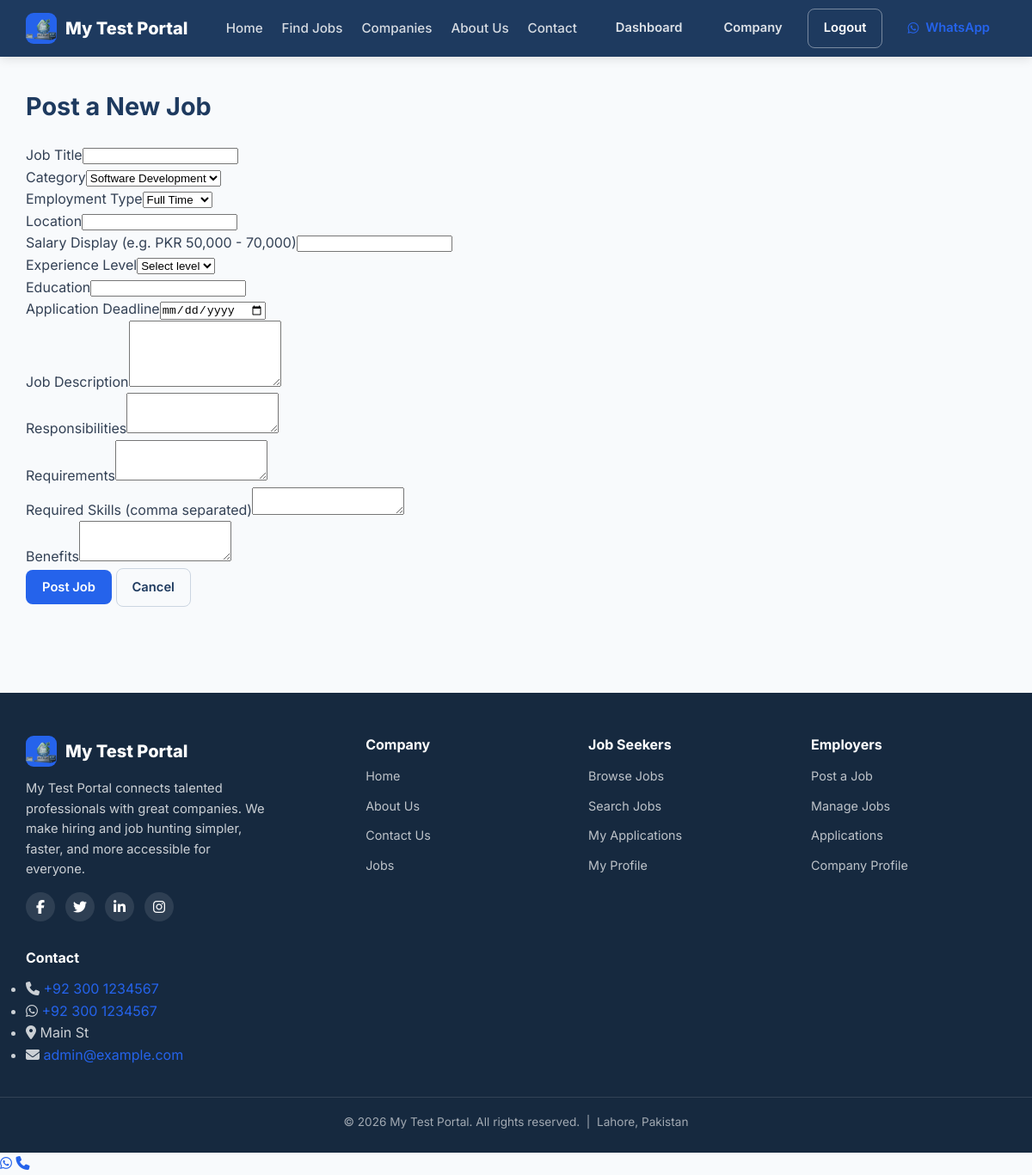
/employer/jobs/new (signed in), run on the app's committed database.
### app/models/site_setting.py (models this page shows, shortened)
class SiteSetting(db.Model):
    __tablename__ = "site_settings"
    id = db.Column(db.Integer, primary_key=True)
    key = db.Column(db.String(80), unique=True, nullable=False, index=True)
    value = db.Column(db.Text, nullable=True)
    label = db.Column(db.String(120), nullable=True)
    group = db.Column(db.String(40), nullable=False, default="general")
    @classmethod
    def get_all(cls):
        return {s.key: s.value for s in cls.query.all()}

### app/models/job.py (models this page shows, shortened)
class JobCategory(db.Model):
    __tablename__ = "job_categories"
    id = db.Column(db.Integer, primary_key=True)
    name = db.Column(db.String(100), unique=True, nullable=False, index=True)
    description = db.Column(db.Text, nullable=True)
    is_active = db.Column(db.Boolean, default=True, nullable=False)
    created_at = db.Column(db.DateTime, default=datetime.utcnow, nullable=False)
    updated_at = db.Column(
        db.DateTime, default=datetime.utcnow, onupdate=datetime.utcnow, nullable=False
    )
    jobs = db.relationship("Job", back_populates="category")

### app/routes/employer/__init__.py (the view, shortened to what this page needs)
@bp.route("/jobs/new", methods=["GET", "POST"])
@login_required
@employer_required
def new_job():
    employer = get_employer_or_403()
    if employer.approval_status != "approved":
        flash("Your employer account must be approved before posting jobs.", "warning")
        return redirect(url_for("employer.company_profile"))
    form = JobForm()
    form.category_id.choices = [(c.id, c.name) for c in
                                JobCategory.query.filter_by(is_active=True)]
    return render_template("employer/job_form.html", form=form,
                           title="Post a Job")

### app/__init__.py (called while the page is built)
@login_manager.user_loader
def load_user(user_id):
    from app.models.user import User
    return db.session.get(User, int(user_id))

### app/models/user.py (called while the page is built)
    @property
    def is_admin(self):
        return self.role == ROLE_ADMIN

    @property
    def is_employer(self):
        return self.role == ROLE_EMPLOYER

    @property
    def is_jobseeker(self):
        return self.role == ROLE_JOBSEEKER

### app/routes/employer/__init__.py (called while the page is built)
def get_employer_or_403():
    employer = Employer.query.filter_by(user_id=current_user.id).first()
    if not employer:
        abort(403)
    return employer

### app/templates/employer/job_form.html (shortened to what this page needs)
{% extends "base.html" %}
{% block content %}
<section class="dashboard">
    <div class="container">
        <div class="dashboard-head">
            <div><h1>{% if job %}Edit Job{% else %}Post a New Job{% endif %}</h1></div>
        </div>
        <div class="form-card">
            <form method="post" class="profile-form" novalidate>
                <div class="form-group">{{ form.title.label }}{{ form.title(class="form-control") }}{% for e in form.title.errors %}<span class="error-text">{{ e }}</span>{% endfor %}</div>
                <div class="form-row">
                    <div class="form-group">{{ form.category_id.label }}{{ form.category_id(class="form-control") }}</div>
                    <div class="form-group">{{ form.employment_type.label }}{{ form.employment_type(class="form-control") }}</div>
                </div>
                <div class="form-row">
                    <div class="form-group">{{ form.location.label }}{{ form.location(class="form-control") }}</div>
                    <div class="form-group">{{ form.salary.label }}{{ form.salary(class="form-control") }}</div>
                </div>
                <div class="form-row">
                    <div class="form-group">{{ form.experience.label }}{{ form.experience(class="form-control") }}</div>
                    <div class="form-group">{{ form.education.label }}{{ form.education(class="form-control") }}</div>
                </div>
                <div class="form-group">{{ form.deadline.label }}{{ form.deadline(class="form-control") }}</div>
                <div class="form-group">{{ form.description.label }}{{ form.description(class="form-control", rows=5) }}{% for e in form.description.errors %}<span class="error-text">{{ e }}</span>{% endfor %}</div>
                <div class="form-group">{{ form.responsibilities.label }}{{ form.responsibilities(class="form-control", rows=3) }}</div>
                <div class="form-group">{{ form.requirements.label }}{{ form.requirements(class="form-control", rows=3) }}</div>
                <div class="form-group">{{ form.skills.label }}{{ form.skills(class="form-control") }}</div>
                <div class="form-group">{{ form.benefits.label }}{{ form.benefits(class="form-control", rows=3) }}</div>
                {{ form.submit(class="btn btn-primary") }}
                <a href="{{ url_for('employer.jobs') }}" class="btn btn-outline">Cancel</a>
            </form>
        </div>
    </div>
</section>
{% endblock %}

### app/templates/partials/navbar.html (shortened to what this page needs)
<nav class="navbar">
    <div class="container navbar-inner">
        <a href="{{ url_for('public.index') }}" class="brand">
            <span class="brand-logo"><img src="{{ url_for('static', filename='images/logo.webp') }}" alt="{{ site.SITE_NAME }} logo" class="brand-logo-img"></span>
            <span class="brand-name">{{ site.SITE_NAME }}</span>
        </a>
        <div class="nav-menu" id="navMenu">
            <ul class="nav-links">
                <li><a href="{{ url_for('public.index') }}" class="{% if request.endpoint == 'public.index' %}active{% endif %}">Home</a></li>
                <li><a href="{{ url_for('public.jobs') }}" class="{% if request.endpoint == 'public.jobs' %}active{% endif %}">Find Jobs</a></li>
                <li><a href="{{ url_for('public.companies') }}" class="{% if request.endpoint == 'public.companies' %}active{% endif %}">Companies</a></li>
                <li><a href="{{ url_for('public.about') }}" class="{% if request.endpoint == 'public.about' %}active{% endif %}">About Us</a></li>
                <li><a href="{{ url_for('public.contact') }}" class="{% if request.endpoint == 'public.contact' %}active{% endif %}">Contact</a></li>
            </ul>
            <div class="nav-auth">
                {% if current_user.is_authenticated %}
                    {% set dash = url_for('seeker.dashboard') %}
                    {% if current_user.is_admin %}{% set dash = url_for('admin.dashboard') %}{% endif %}
                    {% if current_user.is_employer %}{% set dash = url_for('employer.dashboard') %}{% endif %}
                    <a href="{{ dash }}" class="btn btn-ghost">Dashboard</a>
                    {% if current_user.is_jobseeker %}
                        <a href="{{ url_for('seeker.profile') }}" class="btn btn-ghost">Profile</a>
                    {% elif current_user.is_employer %}
                        <a href="{{ url_for('employer.company_profile') }}" class="btn btn-ghost">Company</a>
                    {% else %}
                        <a href="{{ url_for('admin.dashboard') }}" class="btn btn-ghost">Admin</a>
                    {% endif %}
                    <a href="{{ url_for('auth.logout') }}" class="btn btn-outline">Logout</a>
                {% else %}
                    <a href="{{ url_for('auth.login') }}" class="btn btn-ghost">Login</a>
                    <a href="{{ url_for('auth.register') }}" class="btn btn-primary">Sign Up</a>
                    <a href="{{ url_for('auth.login') }}" class="btn btn-admin-login" title="Admin Login"><i class="fa-solid fa-lock"></i> Admin</a>
                {% endif %}
                <a href="{{ site.SITE_WHATSAPP_HREF }}?text={{ site.SITE_WHATSAPP_MESSAGE|urlencode }}" target="_blank" rel="noopener" class="btn btn-whatsapp" title="Chat on WhatsApp">
                    <i class="fa-brands fa-whatsapp"></i> WhatsApp
                </a>
            </div>
        </div>
    </div>
</nav>

### app/templates/partials/footer.html
<footer class="footer">
    <div class="container footer-grid">
        <div class="footer-col footer-brand">
            <div class="brand">
                <span class="brand-logo"><img src="{{ url_for('static', filename='images/logo.webp') }}" alt="{{ site.SITE_NAME }} logo" class="brand-logo-img"></span>
                <span class="brand-name">{{ site.SITE_NAME }}</span>
            </div>
            <p class="footer-about">{{ site.SITE_NAME }} connects talented professionals with great companies. We make hiring and job hunting simpler, faster, and more accessible for everyone.</p>
            <div class="footer-social">
                <a href="{{ site.SITE_FACEBOOK_URL }}" aria-label="Facebook" target="_blank" rel="noopener"><i class="fa-brands fa-facebook-f"></i></a>
                <a href="{{ site.SITE_TWITTER_URL }}" aria-label="Twitter" target="_blank" rel="noopener"><i class="fa-brands fa-twitter"></i></a>
                <a href="{{ site.SITE_LINKEDIN_URL }}" aria-label="LinkedIn" target="_blank" rel="noopener"><i class="fa-brands fa-linkedin-in"></i></a>
                <a href="{{ site.SITE_INSTAGRAM_URL }}" aria-label="Instagram" target="_blank" rel="noopener"><i class="fa-brands fa-instagram"></i></a>
            </div>
        </div>
        <div class="footer-col">
            <h4>Company</h4>
            <ul class="footer-links">
                <li><a href="{{ url_for('public.index') }}">Home</a></li>
                <li><a href="{{ url_for('public.about') }}">About Us</a></li>
                <li><a href="{{ url_for('public.contact') }}">Contact Us</a></li>
                <li><a href="{{ url_for('public.jobs') }}">Jobs</a></li>
            </ul>
        </div>
        <div class="footer-col">
            <h4>Job Seekers</h4>
            <ul class="footer-links">
                <li><a href="{{ url_for('public.jobs') }}">Browse Jobs</a></li>
                <li><a href="{{ url_for('public.jobs') }}">Search Jobs</a></li>
                {% if current_user.is_authenticated and current_user.is_jobseeker %}
                    <li><a href="{{ url_for('seeker.applications') }}">My Applications</a></li>
                    <li><a href="{{ url_for('seeker.profile') }}">My Profile</a></li>
                {% else %}
                    <li><a href="{{ url_for('auth.register') }}">My Applications</a></li>
                    <li><a href="{{ url_for('auth.register') }}">My Profile</a></li>
                {% endif %}
            </ul>
        </div>
        <div class="footer-col">
            <h4>Employers</h4>
            <ul class="footer-links">
                {% if current_user.is_authenticated and current_user.is_employer %}
                    <li><a href="{{ url_for('employer.jobs') }}">Post a Job</a></li>
                    <li><a href="{{ url_for('employer.jobs') }}">Manage Jobs</a></li>
                    <li><a href="{{ url_for('employer.applications') }}">Applications</a></li>
                    <li><a href="{{ url_for('employer.company_profile') }}">Company Profile</a></li>
                {% else %}
                    <li><a href="{{ url_for('auth.register') }}">Post a Job</a></li>
                    <li><a href="{{ url_for('auth.register') }}">Manage Jobs</a></li>
                    <li><a href="{{ url_for('auth.register') }}">Applications</a></li>
                    <li><a href="{{ url_for('auth.register') }}">Company Profile</a></li>
                {% endif %}
            </ul>
        </div>
        <div class="footer-col">
            <h4>Contact</h4>
            <ul class="footer-contact">
                <li><i class="fa-solid fa-phone"></i> <a href="{{ site.SITE_PHONE_HREF }}">{{ site.SITE_PHONE_DISPLAY }}</a></li>
                <li><i class="fa-brands fa-whatsapp"></i> <a href="{{ site.SITE_WHATSAPP_HREF }}">{{ site.SITE_WHATSAPP_NUMBER }}</a></li>
                <li><i class="fa-solid fa-location-dot"></i> {{ site.SITE_ADDRESS }}</li>
                <li><i class="fa-solid fa-envelope"></i> <a href="mailto:{{ site.SITE_EMAIL }}">{{ site.SITE_EMAIL }}</a></li>
            </ul>
        </div>
    </div>
    <div class="footer-bottom">
        <div class="container">
            <p>&copy; {{ current_year }} {{ site.SITE_NAME }}. All rights reserved. &nbsp;|&nbsp; {{ site.SITE_CITY }}, {{ site.SITE_COUNTRY }}</p>
        </div>
    </div>
</footer>

### app/static/css/style.css (style rules this page uses)
:root { --navy: #1e3a5f; --navy-dark: #16293f; --navy-light: #2c5282; --accent: #2563eb; --accent-hover: #1d4ed8; --gray-50: #f8fafc; --gray-100: #f1f5f9; --gray-200: #e2e8f0; --gray-300: #cbd5e1; --gray-500: #64748b; --gray-700: #334155; --gray-900: #0f172a; --white: #ffffff; --success: #16a34a; --warning: #d97706; --danger: #dc2626; --info: #0891b2; --radius: 12px; --radius-sm: 8px; --shadow: 0 4px 16px rgba(15, 23, 42, 0.08); --shadow-lg: 0 12px 32px rgba(15, 23, 42, 0.14); --maxw: 1180px; --font: 'Inter', -apple-system, BlinkMacSystemFont, 'Segoe UI', Roboto, sans-serif; }
* { box-sizing: border-box; margin: 0; padding: 0; }
html { scroll-behavior: smooth; }
body { font-family: var(--font); color: var(--gray-700); background: var(--gray-50); line-height: 1.6; display: flex; flex-direction: column; min-height: 100vh; }
a { color: var(--accent); text-decoration: none; }
img { max-width: 100%; display: block; }
h1, h2, h3, h4, h5 { color: var(--navy); line-height: 1.25; font-weight: 700; }
.container { width: 100%; max-width: var(--maxw); margin: 0 auto; padding: 0 20px; }
.btn { display: inline-flex; align-items: center; gap: 8px; padding: 10px 18px; border-radius: var(--radius-sm); font-weight: 600; font-size: 0.92rem; cursor: pointer; border: 1.5px solid transparent; transition: all 0.18s ease; font-family: inherit; text-align: center; white-space: nowrap; }
.btn-primary { background: var(--accent); color: #fff; }
.btn-outline { background: transparent; border-color: var(--gray-300); color: var(--navy); }
.btn-ghost { background: transparent; color: var(--navy); }
.navbar { background: var(--navy); position: sticky; top: 0; z-index: 100; box-shadow: 0 2px 12px rgba(0, 0, 0, 0.12); }
.navbar-inner { display: flex; align-items: center; justify-content: space-between; height: 66px; }
.brand { display: flex; align-items: center; gap: 10px; color: #fff; font-weight: 800; font-size: 1.25rem; }
.brand-logo { color: #fff; background: var(--accent); width: 36px; height: 36px; border-radius: 9px; display: grid; place-items: center; }
.brand-name { color: #fff; }
.nav-menu { display: flex; align-items: center; gap: 26px; }
.nav-links { display: flex; gap: 22px; list-style: none; }
.nav-links a { color: rgba(255, 255, 255, 0.82); font-weight: 500; font-size: 0.95rem; padding: 6px 0; position: relative; }
.nav-auth { display: flex; align-items: center; gap: 10px; }
.nav-auth .btn-ghost { color: rgba(255, 255, 255, 0.85); }
.nav-auth .btn-outline { border-color: rgba(255, 255, 255, 0.4); color: #fff; }
.footer { background: var(--navy-dark); color: rgba(255, 255, 255, 0.78); margin-top: 60px; padding: 50px 0 24px; }
.footer-grid { display: grid; grid-template-columns: 1.6fr 1fr 1fr 1fr; gap: 32px; }
.footer-brand .brand { margin-bottom: 14px; }
.footer-brand p { font-size: 0.92rem; max-width: 280px; }
.footer h4 { color: #fff; font-size: 1rem; margin-bottom: 14px; }
.footer-links { list-style: none; display: flex; flex-direction: column; gap: 9px; }
.footer-links a { color: rgba(255, 255, 255, 0.72); font-size: 0.9rem; }
.footer-bottom { border-top: 1px solid rgba(255, 255, 255, 0.12); margin-top: 36px; padding-top: 18px; text-align: center; font-size: 0.85rem; color: rgba(255, 255, 255, 0.6); }
.footer-social { display: flex; gap: 12px; margin-top: 14px; }
.footer-social a { width: 34px; height: 34px; border-radius: 50%; background: rgba(255, 255, 255, 0.1); display: grid; place-items: center; color: #fff; }
.dashboard { padding: 40px 0; }
.dashboard-head { display: flex; justify-content: space-between; align-items: flex-end; margin-bottom: 26px; flex-wrap: wrap; gap: 14px; }
.dashboard-head h1 { font-size: 1.8rem; }
.brand-logo { overflow: hidden; padding: 0; }
.brand-logo-img { width: 100%; height: 100%; object-fit: contain; display: block; }

### data on the page
SiteSetting: SITE_NAME "My Test Portal"
JobCategory: education.label "Education"
SiteSetting: SITE_PHONE_DISPLAY "+92 300 1234567"
SiteSetting: SITE_WHATSAPP_NUMBER "+92 300 1234567"
SiteSetting: SITE_ADDRESS "Main St"
SiteSetting: SITE_EMAIL "admin@example.com"
SiteSetting: SITE_CITY "Lahore"
SiteSetting: SITE_COUNTRY "Pakistan"

### other printed values
{{ current_year }} "2026"
